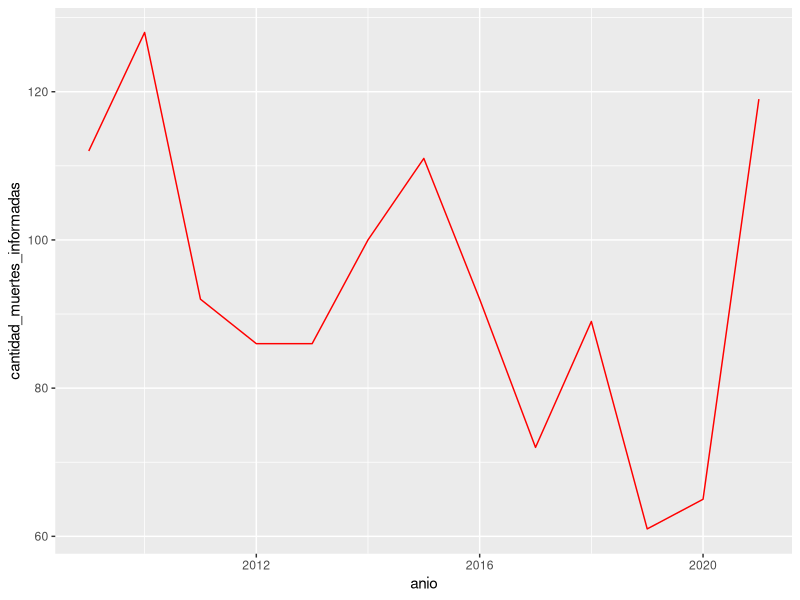
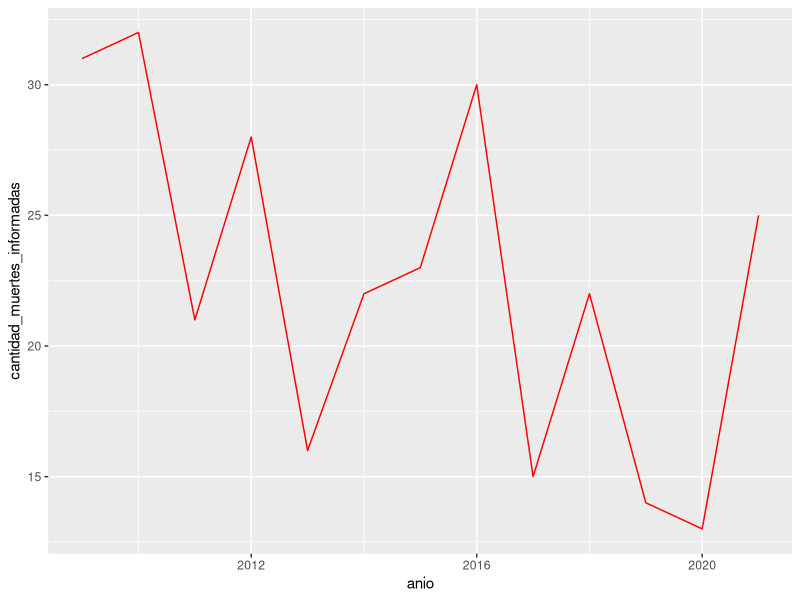
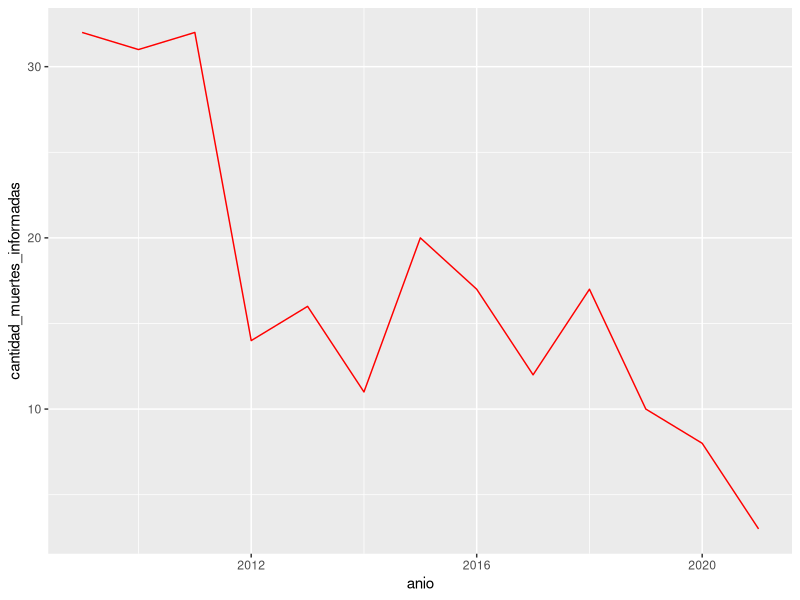
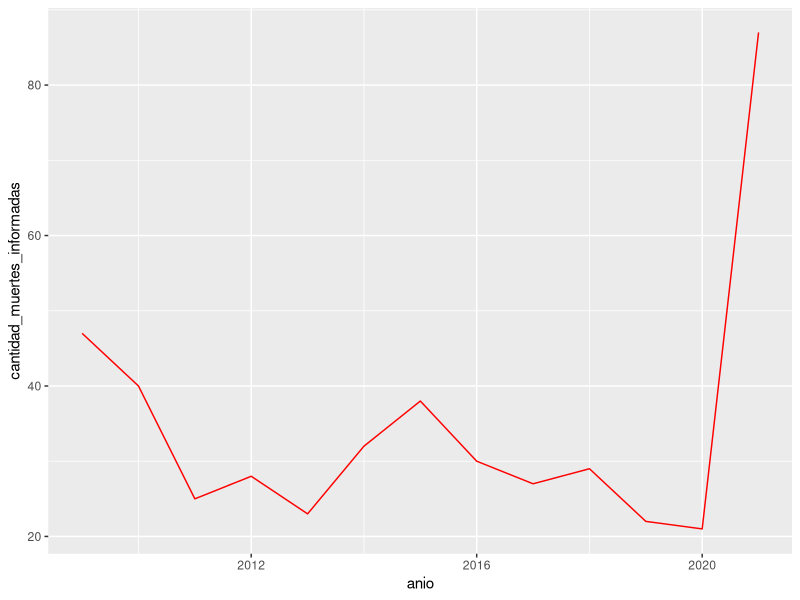

Write the R code that produced these figures, in order.
## ---- chunk 1
knitr::opts_chunk$set(echo = TRUE)
library(readxl)
library(dplyr)
library(ggplot2)

## ---- chunk 2
defunciones_maternas_2009_2021 <- read_excel("datos/defunciones-maternas-2009-2021.xlsx")

## ---- chunk 3
defunciones_maternas_2009_2021 |>
  head()
## ---- chunk 4
str(defunciones_maternas_2009_2021)
## ---- chunk 5
defunciones_maternas_2009_2021|>
  select(anio, cantidad)|>
  summary()

## ---- chunk 6
defunciones_maternas_2009_2021 %>%
  select(anio, cantidad) %>%
  group_by(anio) %>%
  summarise(cantidad_muertes_informadas = sum(cantidad))
## ---- chunk 7
defunciones_maternas_2009_2021 %>%
  select(anio, cantidad) %>%
  group_by(anio) %>%
  summarise(cantidad_muertes_informadas = sum(cantidad)) %>%
  ggplot(aes(anio, cantidad_muertes_informadas)) +
  geom_line (color = "red")
## ---- chunk 8
defunciones_maternas_2009_2021 %>%
  filter(`region_sanitaria `== "VI") %>%
  select(anio, cantidad) %>%
  group_by(anio) %>%
  summarise(cantidad_muertes_informadas = sum(cantidad))
## ---- chunk 9
defunciones_maternas_2009_2021 %>%
  filter(`region_sanitaria `== "VI") %>%
  select(anio, cantidad) %>%
  group_by(anio) %>%
  summarise(cantidad_muertes_informadas = sum(cantidad)) %>% 
  ggplot(aes(anio, cantidad_muertes_informadas)) +
  geom_line (color = "red")
## ---- chunk 10
defunciones_maternas_2009_2021 %>%
  filter(clasificacion == "DIRECTA") %>%
  select(CIE10_descripcion, cantidad) %>%
  group_by(CIE10_descripcion) %>%
  summarise(cantidad_muertes_informadas = sum(cantidad)) %>%
  arrange(desc(cantidad_muertes_informadas))
  
## ---- chunk 11
defunciones_maternas_2009_2021 %>%
  filter(`region_sanitaria `== "VI", clasificacion == "DIRECTA") %>%
  select(CIE10_descripcion, cantidad) %>%
  group_by(CIE10_descripcion) %>%
  summarise(cantidad_muertes_informadas = sum(cantidad)) %>%
  arrange(desc(cantidad_muertes_informadas))
  
## ---- chunk 12
defunciones_maternas_2009_2021 %>%
  select(anio, CIE10_descripcion, cantidad) %>%
  filter(CIE10_descripcion == "EMBARAZO TERMINADO EN ABORTO (O00 - O08)") %>%
  group_by(anio) %>%
  summarise(cantidad_muertes_informadas = sum(cantidad)) %>% 
  ggplot(aes(anio, cantidad_muertes_informadas)) +
  geom_line (color = "red")
## ---- chunk 13
defunciones_maternas_2009_2021 %>%
  select(anio, CIE10_descripcion, cantidad) %>%
  filter(CIE10_descripcion == "OTRAS AFECCIONES OBSTETRICAS NO CLASIFICADAS EN OTRA PARTE (O95 - O99)") %>%
  group_by(anio) %>%
  summarise(cantidad_muertes_informadas = sum(cantidad)) %>% 
  ggplot(aes(anio, cantidad_muertes_informadas)) +
  geom_line (color = "red")
